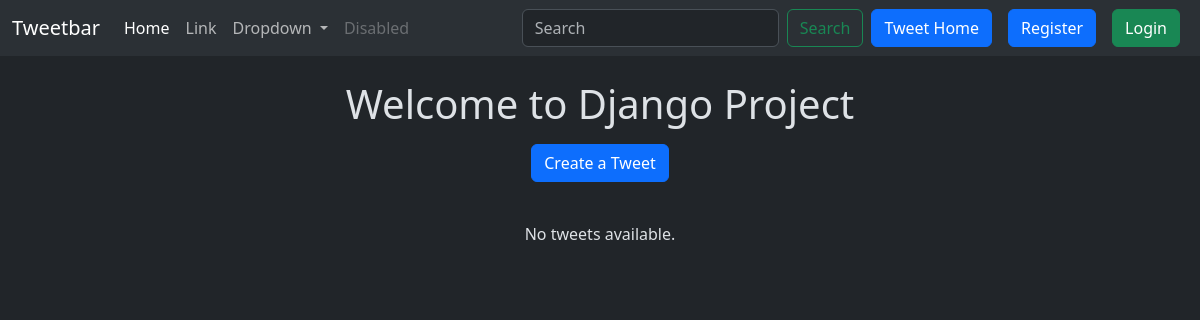
Page /tweet/ on the earlier database version.
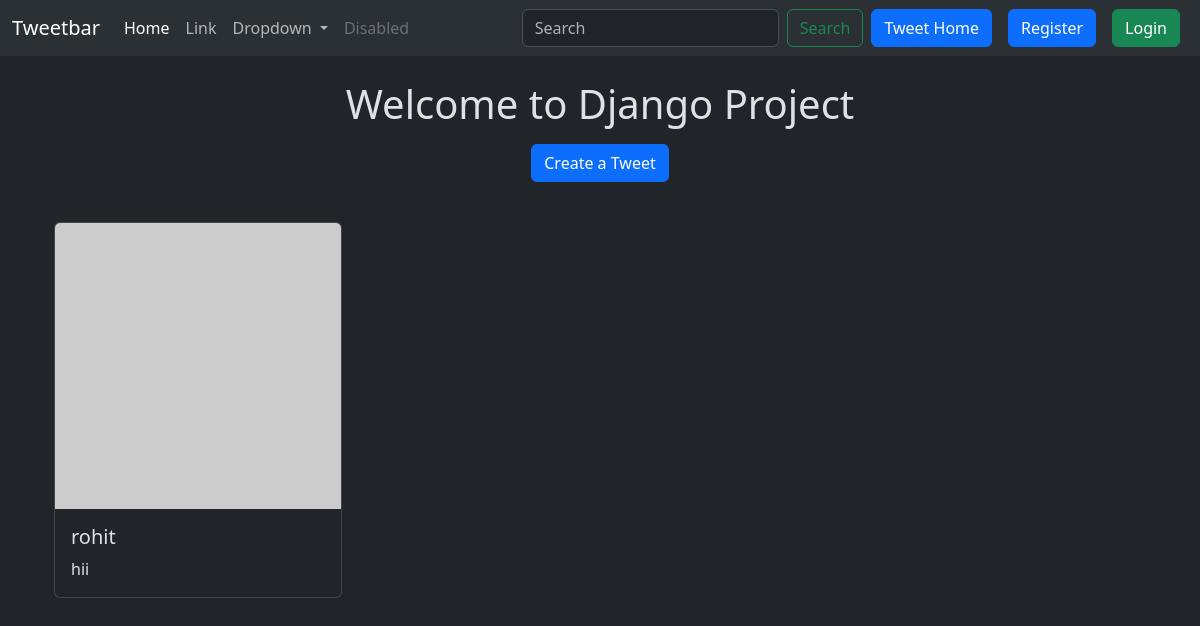
Same page on the later database version.
### tweet/models.py (models this page shows, shortened)
class Tweet(models.Model):
    user = models.ForeignKey(User, on_delete=models.CASCADE)
    text=models.TextField(max_length=240)
    photo=models.ImageField(upload_to='photos/',blank=True,null=True)
    created_at=models.DateTimeField(auto_now_add=True)
    updated_at=models.DateTimeField(auto_now=True)

### tweet/views.py (the view)
# urls.py: path('', views.tweet_list, name='tweet_list'),
def tweet_list(request):
    tweets=Tweet.objects.all().order_by('-created_at')
    return render(request,'tweet_list.html',{'tweets':tweets})

### tweet/templates/tweet_list.html (shortened to what this page needs)
{% extends "layout.html" %}
{% block content %}
<div class="container mt-4">
    <h1 class="text-center">Welcome to Django Project</h1>
    <div class="text-center my-3">
        <a class="btn btn-primary mb-4" href="{% url 'tweet_create' %}">Create a Tweet</a>
    </div>
    <div class="row">
        {% for tweet in tweets %}
        <div class="col-md-4 mb-4">
            <div class="card" style="width: 18rem;">
                {% if tweet.photo %}
                    <img src="{{ tweet.photo.url }}" class="card-img-top" alt="Tweet Image">
                {% else %}
                    <img src="https://via.placeholder.com/150" class="card-img-top" alt="Default Image">
                {% endif %}
                <div class="card-body">
                    <h5 class="card-title">{{ tweet.user.username }}</h5>
                    <p class="card-text">{{ tweet.text }}</p>
                </div>
            </div>
        </div>
        {% empty %}
        <p class="text-center">No tweets available.</p>
        {% endfor %}
    </div>
</div>
{% endblock %}

### templates/layout.html (shortened to what this page needs)
{%load static%}
<!DOCTYPE html>
<html lang="en" data-bs-theme="dark">
<head>
    <link href="https://cdn.jsdelivr.net/npm/bootstrap@5.3.3/dist/css/bootstrap.min.css" rel="stylesheet">
</head>
<body >
    <nav class="navbar navbar-expand-lg bg-body-tertiary">
        <div class="container-fluid">
          <a class="navbar-brand" href="#">Tweetbar</a>
          <div class="collapse navbar-collapse" id="navbarSupportedContent">
            <ul class="navbar-nav me-auto mb-2 mb-lg-0">
              <li class="nav-item">
                <a class="nav-link active" aria-current="page" href="#">Home</a>
              </li>
              <li class="nav-item">
                <a class="nav-link" href="#">Link</a>
              </li>
              <li class="nav-item dropdown">
                <a class="nav-link dropdown-toggle" href="#" role="button" data-bs-toggle="dropdown" aria-expanded="false">
                  Dropdown
                </a>
              </li>
              <li class="nav-item">
                <a class="nav-link disabled" aria-disabled="true">Disabled</a>
              </li>
            </ul>
            <form class="d-flex" role="search">
              <input class="form-control me-2" type="search" placeholder="Search" aria-label="Search">
              <button class="btn btn-outline-success" type="submit">Search</button>
            </form>
            <a class="btn btn-primary mx-2" href="{%url 'tweet_list'%}">Tweet Home</a>
            {% if user.is_authenticated  %}
            <form method="post" action={% url 'logout' %}>
              {% csrf_token %}
              <button class="btn btn-danger" type="submit">Logout</button>
            </form>
            {%else %}
            <a class="btn btn-primary mx-2" href="{%url 'register'%}">Register</a>
            <a class="btn btn-success mx-2" href="{%url 'login'%}">Login</a>
            {% endif %}
          </div>
        </div>
      </nav>
    <div class="container">
        {% block content%}
        {% endblock %}
    </div>
</body>
</html>

Differences in the rows shown:
added Tweet: user.username "rohit", text "hii"
Other differences:
text no longer shown: "No tweets available."
